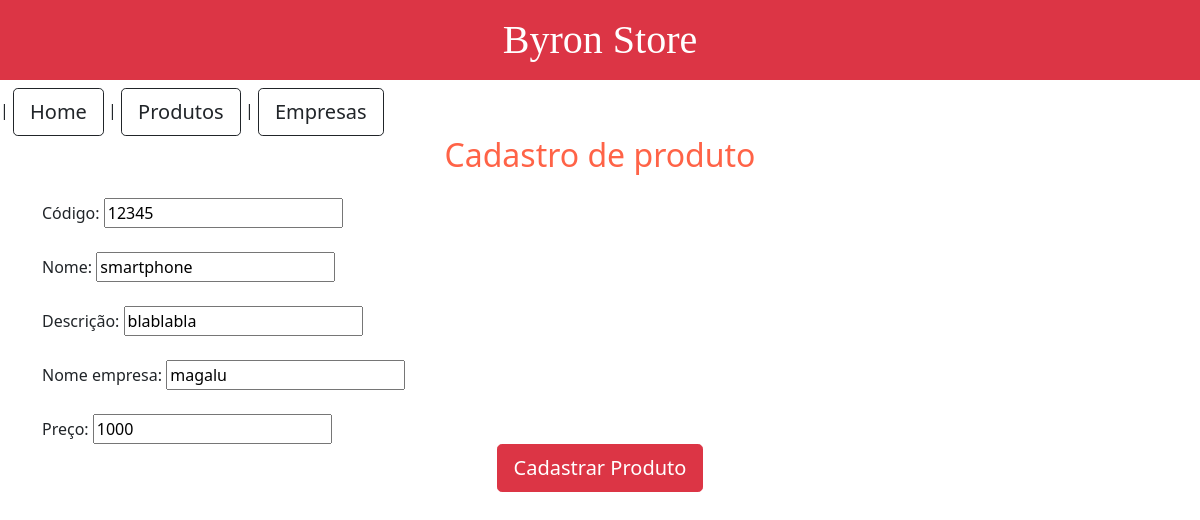
Screenshot of /editproduto/1/ with the database file from the repository.
### app/models.py (models this page shows)
class Produtos(models.Model):
  codigopdt_cmp = models.IntegerField()
  nomepdt_cmp = models.CharField(max_length=100)
  descpdt_cmp = models.CharField(max_length=100)
  nomeemppdt_cmp = models.CharField(max_length=100)
  precopdt_cmp = models.IntegerField()

### app/views.py (the view)
# urls.py: path('editproduto/<int:pk>/', edit_produtos, name='editproduto'),
def edit_produtos(request, pk):
  data = {}
  data['produtos'] = Produtos.objects.get(pk = pk)
  data['form'] = ProdutosForm(instance = data['produtos'])
  return render(request, 'cdtproduto.html', data)

### app/forms.py
class ProdutosForm(ModelForm):
  class Meta:
    model = Produtos
    fields = ['codigopdt_cmp', 'nomepdt_cmp', 'descpdt_cmp', 'nomeemppdt_cmp', 'precopdt_cmp']

### app/templates/cdtproduto.html (shortened to what this page needs)
	<!DOCTYPE html>
	<head>
	  <link href="https://cdn.jsdelivr.net/npm/bootstrap@5.1.1/dist/css/bootstrap.min.css" rel="stylesheet">
	</head>
	<body>
	  <link href="https://cdn.jsdelivr.net/npm/bootstrap@5.1.1/dist/css/bootstrap.min.css" rel="stylesheet">
	</head>
	<div class="multi-bg-example">
	  <header>
	    <h1 class = "p-3 mb-2 bg-danger text-white text-center" style="font-family:verdana;">Byron Store</h1>
	  </header>
	  <body>
		<div>
			<a>|</a>
			<a href ="/" type="button" class="btn btn-outline-dark btn-lg">Home</a>
			<a>|</a>
			<a href ="/mnuproduto" type="button" class="btn btn-outline-dark btn-lg">Produtos</a>
			<a>|</a>
			<a href ="/mnuempresa" type="button" class="btn btn-outline-dark btn-lg">Empresas</a>
		  </div>
	    <div>
	      <h2 class="text-center" style="color:Tomato;">Cadastro de produto</h2>
	    </div>
		<div class="container">
			<form name="form" id="form" method="POST" action="{% if produtos %}/updateproduto/{{ produtos.id }}/{% else %}/cdtproduto/{% endif %}">
				<div class="form-group mt-4">Código: {{ form.codigopdt_cmp }}</div>
				<div class="form-group mt-4">Nome: {{ form.nomepdt_cmp }}</div>
				<div class="form-group mt-4">Descrição: {{ form.descpdt_cmp }}</div>
				<div class="form-group mt-4">Nome empresa: {{ form.nomeemppdt_cmp }}</div>
				<div class="form-group mt-4">Preço: {{ form.precopdt_cmp }}</div>
				<div class="container text-center" >
					<button type="submit" class="btn btn-danger btn-lg">Cadastrar Produto</button>
				</div>
			</form>
		</div>
	</body>
	</html>

### rows the page displays
Produtos: codigopdt_cmp "12345", nomepdt_cmp "smartphone", descpdt_cmp "blablabla", nomeemppdt_cmp "magalu", precopdt_cmp "1000"
